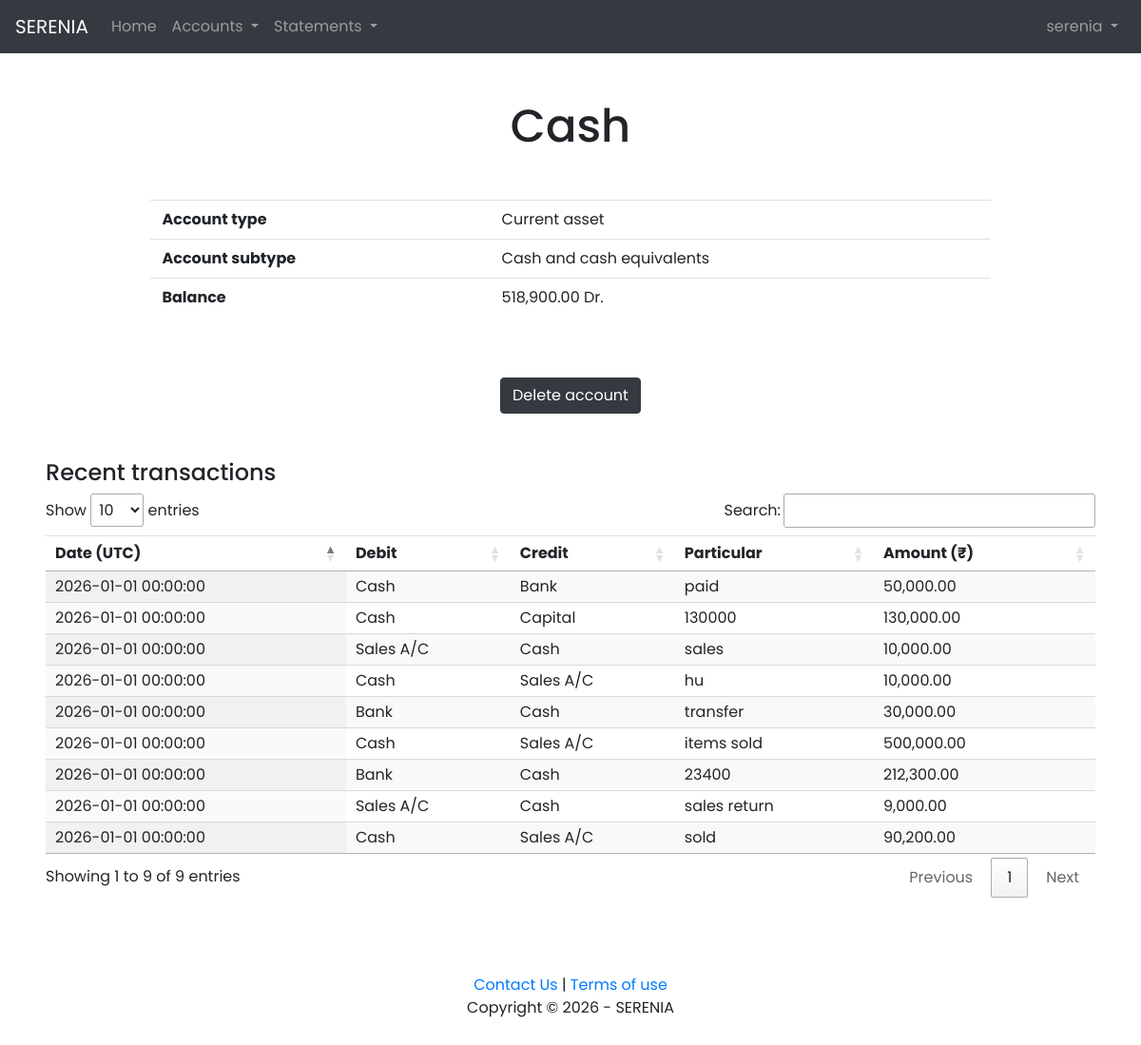
Screenshot of /accounts/17 (signed in) with the database file from the repository.
### tables this page shows
CREATE TABLE persons (
        id INTEGER,
        name TEXT,
        password TEXT,
        date INTEGER,
        currency TEXT,
        PRIMARY KEY(id)
    );

CREATE TABLE accounts (
        id INTEGER,
        name TEXT,
        type TEXT,
        subtype TEXT,
        balance REAL,
        persons_id INTEGER,
        dependency INTEGEER,
        deleted INTEGER,
        PRIMARY KEY(id),
        FOREIGN KEY(persons_id) REFERENCES persons(id)
    );

CREATE TABLE transactions (
        id INTEGER,
        persons_id INTEGER,
        debit_id INTEGER,
        credit_id INTEGER,
        particular TEXT,
        amount REAL,
        date INTEGER,
        PRIMARY KEY(id),
        FOREIGN KEY(persons_id) REFERENCES persons(id),
        FOREIGN KEY(debit_id) REFERENCES accounts(id),
        FOREIGN KEY(credit_id) REFERENCES accounts(id)
    );

### SERENIA/Finance/app.py (the view)
@app.route("/accounts/<int:id>")
def details(id):
    if "name" not in session:
        return redirect("/")
    name = session["name"]
    conn = sqlite3.connect(path.join(root, "data.db"))
    db = conn.cursor()
    db.execute("SELECT * FROM accounts WHERE id = ?", (id, ))
    account = db.fetchall()[0]
    db.execute("SELECT currency FROM persons WHERE name = ?", (name, ))
    currency = db.fetchall()[0][0]
    persons_id1 = account[5]
    db.execute("SELECT id FROM persons WHERE name = ?", (name, ))
    persons_id2 = db.fetchall()[0][0]
    if persons_id1 != persons_id2:
        conn.close()
        return redirect("/")
    account_details = [account[1], types[account[2]], subtypes[account[3]], drcr(account[4])]
    transactions = []
    db.execute("SELECT * FROM transactions WHERE debit_id = ? OR credit_id = ?", (id, id))
    history = db.fetchall()
    for item in history:
        date = item[6]
        db.execute("SELECT name FROM accounts WHERE id = ?", (item[2], ))
        debit = db.fetchall()[0][0]
        db.execute("SELECT name FROM accounts WHERE id = ?", (item[3], ))
        credit = db.fetchall()[0][0]
        particular = item[4]
        amount = topty(item[5])
        transactions.append([date, debit, credit, particular, amount])
    conn.commit()
    conn.close()
    return render_template("details.html", id=id, account_details=account_details, transactions=transactions, currency=currency)

### SERENIA/Finance/app.py (called while the page is built)
def drcr(amount):
    if amount >= 0:
        return f"{amount:,.2f} Dr."
    else:
        return f"{abs(amount):,.2f} Cr."

def topty(amount):
    if amount == 0:
        return "0.00"
    elif amount > 0:
        return f"{amount:,.2f}"
    else:
        return f"({- amount:,.2f})"

### SERENIA/Finance/templates/details.html (shortened to what this page needs)
{% extends "layout.html" %}
{% block main %}
    <div class="container2">
        <h1>{{ account_details[0] }}</h1>
        <div class="details-container overflow">
            <table class="table">
                <tr>
                    <th>Account type</th>
                    <td>{{ account_details[1] }}</td>
                </tr>
                <tr>
                    <th>Account subtype</th>
                    <td>{{ account_details[2] }}</td>
                </tr>
                <tr>
                    <th>Balance</th>
                    <td>{{ account_details[3] }}</td>
                </tr>
            </table>
        </div>
        <div class="edit-delete">
            <a href="/delete-account/{{ id }}" class="button-link" id="delete-account-link"><button class="btn btn-dark transaction-btn" id="login">Delete account</button></a>
        </div>
        <h2>Recent transactions</h2>
        <div class="overflow">
            <table class="table display" id="table_id">
                <thead>
                    <th scope="col">Date (UTC)</th>
                    <th scope="col">Debit</th>
                    <th scope="col">Credit</th>
                    <th scope="col">Particular</th>
                    <th scope="col">Amount ({{ currency }})</th>
                </thead>
                <tbody>
                {% for transaction in transactions %}
                    <tr>
                    {% for item in transaction %}
                        <td>{{ item }}</td>
                    {% endfor %}
                    </tr>
                {% endfor %}
                </tbody>
            </table>
        </div>
    </div>
{% endblock %}

### SERENIA/Finance/templates/layout.html (shortened to what this page needs)
<!DOCTYPE html>
<html lang="en">
    <head>
        <link rel="stylesheet" href="../static/bootstrap.min.css">
        <link rel="stylesheet" type="text/css" href="https://cdn.datatables.net/1.11.0/css/jquery.dataTables.css">
        <link href="../static/styles.css" rel="stylesheet">
    </head>
    <body>
        <nav class="navbar navbar-expand-lg navbar-dark bg-dark">
            <a class="navbar-brand" href="/">SERENIA</a>
            <div class="collapse navbar-collapse" id="navbarNavDropdown">
              {% if session.name %}
                <ul class="navbar-nav mr-auto">
                  <li class="nav-item">
                    <a class="nav-link" href="/home">Home</a>
                  </li>
                  <li class="nav-item dropdown">
                    <a class="nav-link dropdown-toggle" href="#" id="navbarDropdownMenuLink" data-toggle="dropdown" aria-haspopup="true" aria-expanded="false">
                      Accounts
                    </a>
                  </li>
                  <li class="nav-item dropdown">
                    <a class="nav-link dropdown-toggle" href="#" id="navbarDropdownMenuLink" data-toggle="dropdown" aria-haspopup="true" aria-expanded="false">
                      Statements
                    </a>
                  </li>
                </ul>
                <ul class="navbar-nav ml-auto">
                  <li class="nav-item dropdown">
                    <a class="nav-link dropdown-toggle" href="#" id="navbarDropdownMenuLink" data-toggle="dropdown" aria-haspopup="true" aria-expanded="false">
                      {{ session.name }}
                    </a>
                  </li>
                </ul>
              {% else %}
                <ul class="navbar-nav ml-auto">
                  <li class="nav-item">
                    <a class="nav-link" href="/login">Log In</a>
                  </li>
                </ul>
              {% endif %}
            </div>
          </nav>
        <main>{% block main %}{% endblock %}</main>
        <footer>
            <div><a href="mailto:Serenia.contact@gmail.com">Contact Us</a> | <a href="/terms-of-use">Terms of use</a></div>
            <div>Copyright &copy 2026 - SERENIA</div>
        </footer>
    </body>
</html>

### SERENIA/Finance/static/styles.css (style rules this page uses)
body { font-family: 'Poppins', sans-serif; font-weight: normal; font-size: 10px; }
h1 { font-size: 3rem; text-align: center; margin: 3rem auto; }
nav a { text-align: center; font-size: 1rem; }
footer { text-align: center; margin: 5rem auto; font-size: 1rem; }
.transaction-btn { display: flex; margin: 1rem auto; }
.button-link { color: white; }
.container2 h2 { font-size: 1.5rem; }
.container2 { margin: 3rem; font-size: 1.5rem; }
table { font-size: 1rem; }
.details-container { width: 80%; margin: 2rem auto; font-size: 1.2rem; }
.edit-delete { text-align: center; margin: 2rem auto; }
.edit-delete button { display: inline-block }
.overflow { overflow-x: auto; }
table td { border-collapse:collapse }
tr { line-height: 1rem; }

### rows the page displays
persons: name "serenia"
accounts: name "Cash"
transactions: date "2026-01-01 00:00:00", particular "paid"
accounts: name "Bank"
transactions: date "2026-01-01 00:00:00", particular "130000"
accounts: name "Capital"
transactions: date "2026-01-01 00:00:00", particular "sales"
accounts: name "Sales A/C"
transactions: date "2026-01-01 00:00:00", particular "hu"
transactions: date "2026-01-01 00:00:00", particular "transfer"
transactions: date "2026-01-01 00:00:00", particular "items sold"
transactions: date "2026-01-01 00:00:00", particular "23400"
transactions: date "2026-01-01 00:00:00", particular "sales return"
transactions: date "2026-01-01 00:00:00", particular "sold"

### other values shown
{{ account_details[1] }} "Current asset"
{{ account_details[2] }} "Cash and cash equivalents"
{{ account_details[3] }} "518,900.00 Dr."
{{ currency }} "₹"
{{ item }} "50,000.00" "130,000.00" "10,000.00" "10,000.00" "30,000.00" "500,000.00" "212,300.00" "9,000.00" "90,200.00"
